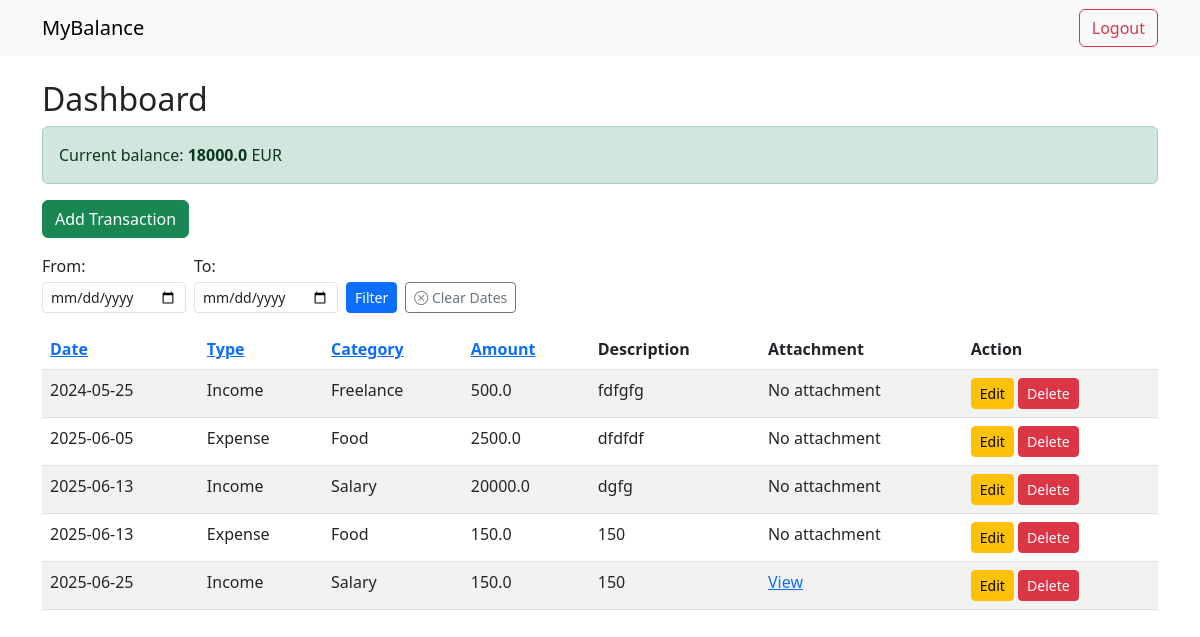
/dashboard?sort_by=date&order=asc (signed in), run on the app's committed database.
### tables this page shows
CREATE TABLE transactions (
              id INTEGER PRIMARY KEY AUTOINCREMENT,
              user_id INTEGER,
              date TEXT,
              type TEXT,
              category TEXT,
              amount REAL,
              description TEXT, attachment TEXT,
              FOREIGN KEY(user_id) REFERENCES users(id)
              );

### app.py (the view)
@app.route('/dashboard')
def dashboard():
        if 'user_id' not in session:
            return redirect(url_for('login'))
        sort_by=request.args.get('sort_by','date')
        order=request.args.get('order','desc')
        if sort_by not in ['date','type','amount', 'category']:
             sort_by='date'
        if order not in ['asc', 'desc']:
             order='desc'
        date_from=request.args.get('from')
        date_to=request.args.get('to')
        query='''
            SELECT id, date, type, category, amount, description, attachment
            FROM transactions
            WHERE user_id=?
        '''
        params=[session['user_id']]
        if date_from:
             query+=" AND date>=?"
             params.append(date_from)
        if date_to:
             query+=" AND date<=?"
             params.append(date_to)
        query+= f"ORDER BY {sort_by} {order}"
        conn=get_db_conn()
        c=conn.cursor()
        c.execute(query, tuple(params))
        transactions=c.fetchall()
        c.execute('''
                    SELECT COALESCE(SUM(CASE WHEN type='Income' THEN amount ELSE 0 END),0)-
                    COALESCE(SUM(CASE WHEN type='Expense' THEN amount ELSE 0 END),0)
                    FROM transactions
                    WHERE user_id=?

                  ''',(session['user_id'],))
        balance=c.fetchone()[0] or 0
        conn.close()
        return render_template('dashboard.html', transactions=transactions, sort_by=sort_by, order=order, date_from=date_from,
                               date_to=date_to, balance=balance)

### app.py (called while the page is built)
def get_db_conn():
     conn=sqlite3.connect(DATABASE)
     conn.row_factory=sqlite3.Row
     return conn

### templates/dashboard.html (shortened to what this page needs)
{% extends 'base.html' %}
{% block content %}
<h2>Dashboard</h2>
<div class="alert {% if balance>=0 %} alert-success {% else %} alert-danger {% endif %}" role="alert">
    Current balance: <strong>{{balance}}</strong> EUR
</div>
<a href="{{ url_for('add') }}" class="btn btn-success mb-3">Add Transaction</a>
<form method="get" class="d-flex align-items-end gap-2 mb-3" style="flex-wrap: wrap; max-width: 600px;">
    <div class="col-auto">
        <label for="from" class="form-label mb-1">From:</label>
        <input type="date" name="from" id="from" class="form-control form-control-sm" value="{{ date_from or ''}}">
    </div>
    <div class="col-auto">
        <label for="to" class="form-label mb-1">To:</label>
        <input type="date" name="to" id="to" class="form-control form-control-sm" value="{{ date_to or ''}}">
    </div>
    <div class="col-auto">
        <button type="submit" class="btn btn-sm btn-primary">Filter</button>
    </div>
    <div class="col-auto">
        <a href="{{ url_for('dashboard')}}" class="btn btn-outline-secondary btn-sm">
            <i class="bi bi-x-circle"></i> Clear Dates</a>
    </div>
</form>
<table class="table table-striped">
    <thead>
        <tr>
            <th><a href="{{ url_for('dashboard',sort_by='date', order='asc' if sort_by!='date' or order=='desc' else 'desc' ) }}">Date</a></th>
            <th><a href="{{ url_for('dashboard', sort_by='type', order='asc' if sort_by!='type' or order=='desc' else 'desc')}}">Type</a></th>
            <th><a href="{{ url_for ('dashboard', sort_by='category', order='asc' if sort_by!='category' or order=='desc' else 'desc')}}">Category</a></th>
            <th><a href ="{{ url_for('dashboard', sort_by='amount', order='asc' if sort_by!='amount' or order=='desc' else 'desc')}}">Amount</a></th>
            <th>Description</th>
            <th>Attachment</th>
            <th>Action</th>
        </tr>
    </thead>
    <tbody>
        {% for t in transactions %}
        <tr>
            <td>{{ t['date'] }}</td>
            <td>{{ t['type'] }}</td>
            <td>{{ t['category'] }}</td>
            <td>{{ t['amount'] }}</td>
            <td>{{ t['description'] }}</td>
            <td>
                {% if  t['attachment']%}
                    <a href="{{ url_for('static', filename='uploads/'+t['attachment'])}}" target="_blank">View</a>
                {% else %}
                    No attachment
                {% endif %}
               </td>
            <td >
                <a href="{{url_for('update', id=t['id'])}}" class="btn btn-sm btn-warning">Edit</a>
                <a href="{{ url_for('confirm_delete', id=t['id'], target='record')}}" class="btn btn-sm btn-danger">Delete</a>
            </td>
        </tr>
        {% endfor %}
    </tbody>
</table>
{% endblock %}

### data on the page
transactions: date "2024-05-25", type "Income", category "Freelance", amount "500.0", description "fdfgfg", shows "No attachment"
transactions: date "2025-06-05", type "Expense", category "Food", amount "2500.0", description "dfdfdf", shows "No attachment"
transactions: date "2025-06-13", type "Income", category "Salary", amount "20000.0", description "dgfg", shows "No attachment"
transactions: date "2025-06-13", type "Expense", category "Food", amount "150.0", description "150", shows "No attachment"
transactions: date "2025-06-25", type "Income", category "Salary", amount "150.0", description "150"

### other printed values
{{ balance }} "18000.0"
